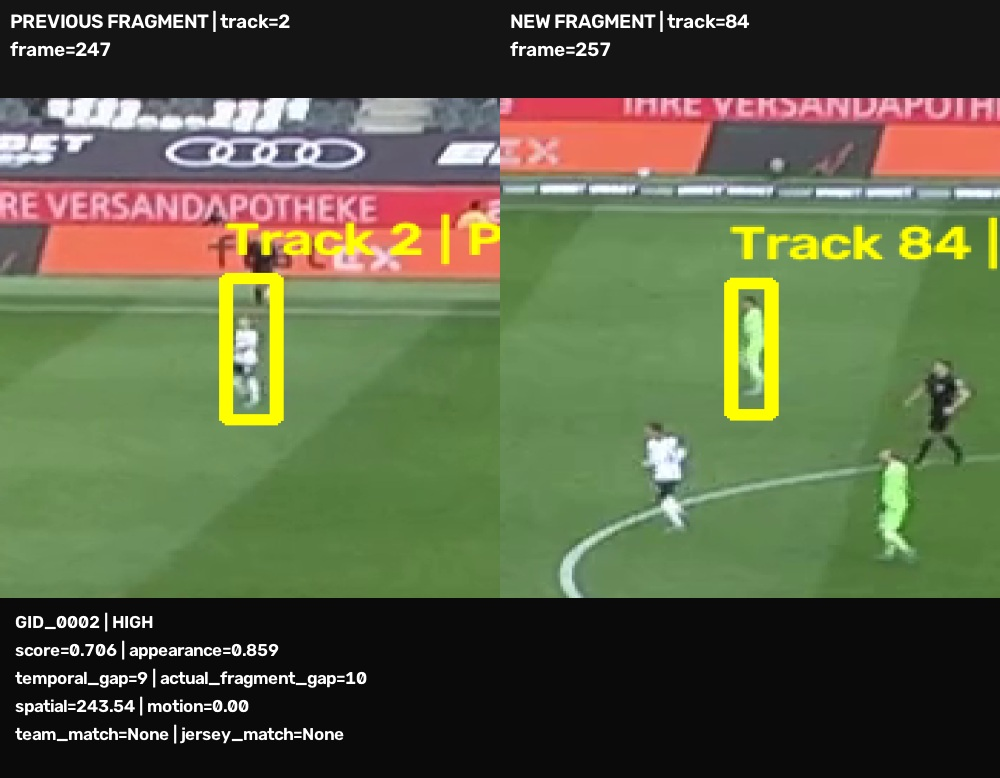
#> input picture 001_GID_0002_prev_2_current_84_high.jpg, 1000 x 778 px
$ python -i detection.py   (imports and definitions only)
#> lines starting #> are read from the running program, lines starting #| are printed output that depends on the picture; after the words box and inside, x2 and y2 are one past the last pixel; in counts of white or black regions, pixels touching at a corner belong together
#> further down, picture is the input picture: shape (778, 1000, 3); mean B, G, R 68.1, 96.8, 90.6
"""
Stage 1 of the CV pipeline: player/ball detection.

Standalone - no Django/Celery/database. Run it by hand against a clip
before trusting it in the full pipeline:

    python -m ai_engine.detection <video_path> <output_dir>

Design decisions baked in from earlier testing (kept here so the reasons
aren't lost):

  - imgsz=1280 (not YOLO's 640 default): broadcast/wide-angle football
    footage has small/distant players that get lost entirely at 640px -
    there's no detection to threshold-tune if the resolution already
    destroyed the pixel detail. This was the actual fix for missed
    small/edge players, not a confidence-threshold change.

  - Split person/ball confidence: the ball needs a much looser threshold
    than a person (small, blurry, low model confidence even when
    genuinely detected). Inference runs at the loose ball threshold,
    then person detections are filtered stricter afterward.

  - Pitch-area filtering, two modes: automatic (green color detection)
    or manual polygon. Automatic FAILS when the technical area shares
    the pitch's turf color (common at local venues) - color segmentation
    literally cannot separate two regions of the same color. Manual
    polygon is the reliable fallback for that case.
"""

import csv
import logging
from pathlib import Path

import cv2
import numpy as np
from ultralytics import YOLO

logger = logging.getLogger(__name__)

COCO_PERSON_CLASS = 0
COCO_BALL_CLASS = 32  # "sports ball"

DEFAULT_MODEL = "yolov8s.pt"
DEFAULT_IMGSZ = 1280

BOX_COLOR_PERSON = (60, 179, 113)
BOX_COLOR_BALL = (0, 215, 255)


def _compute_pitch_mask(frame):
    """
    Automatic pitch detection via green color threshold + largest
    connected region. FAILS (returns None) if the technical area shares
    the pitch's turf color - no color threshold can separate two regions
    of identical color. Use _polygon_pitch_mask() in that case.
    """
    hsv = cv2.cvtColor(frame, cv2.COLOR_BGR2HSV)
#> hsv: shape (778, 1000, 3); mean H, S, V 40.7, 66.1, 107.6
    lower_green = np.array([30, 30, 30])
    upper_green = np.array([90, 255, 255])
    mask = cv2.inRange(hsv, lower_green, upper_green)
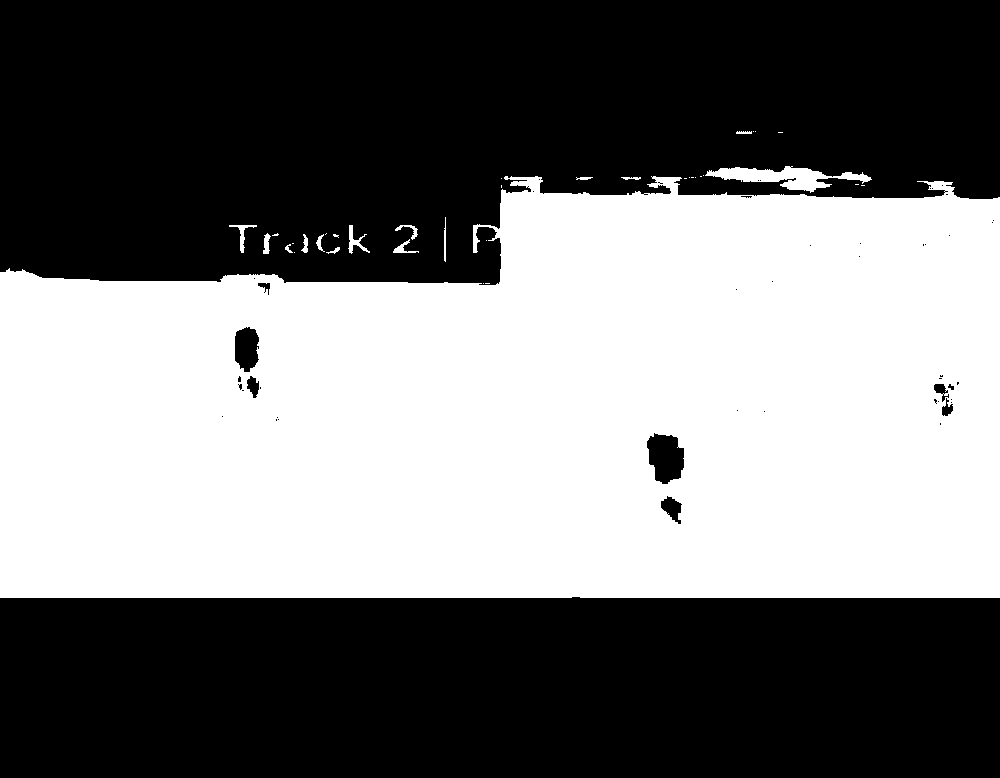
#> mask: shape (778, 1000); 46.4% white; 36 white regions (21 under 20 px), largest, box (x1, y1, x2, y2) and area: (0, 176, 1000, 598) 358304, (705, 166, 872, 193) 1887, (348, 225, 370, 254) 199

    kernel = np.ones((25, 25), np.uint8)
    mask = cv2.morphologyEx(mask, cv2.MORPH_CLOSE, kernel)
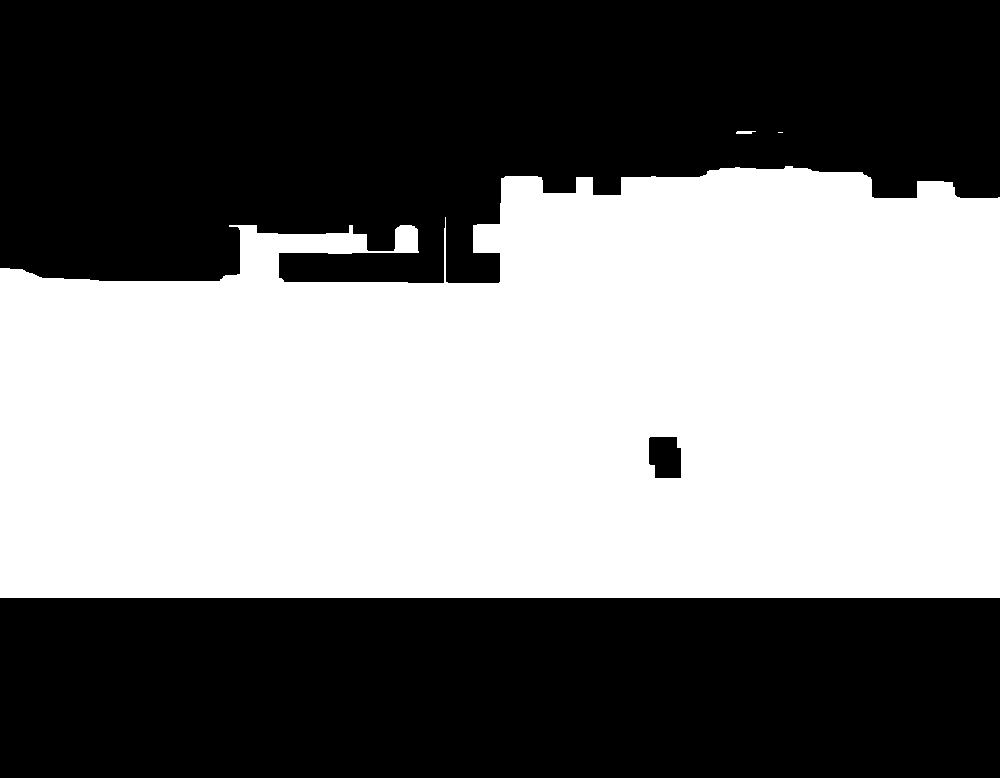
#> mask: shape (778, 1000); 47.8% white; 3 white regions (1 under 20 px), largest, box (x1, y1, x2, y2) and area: (0, 166, 1000, 598) 371660, (736, 131, 756, 134) 51
    mask = cv2.morphologyEx(mask, cv2.MORPH_OPEN, kernel)
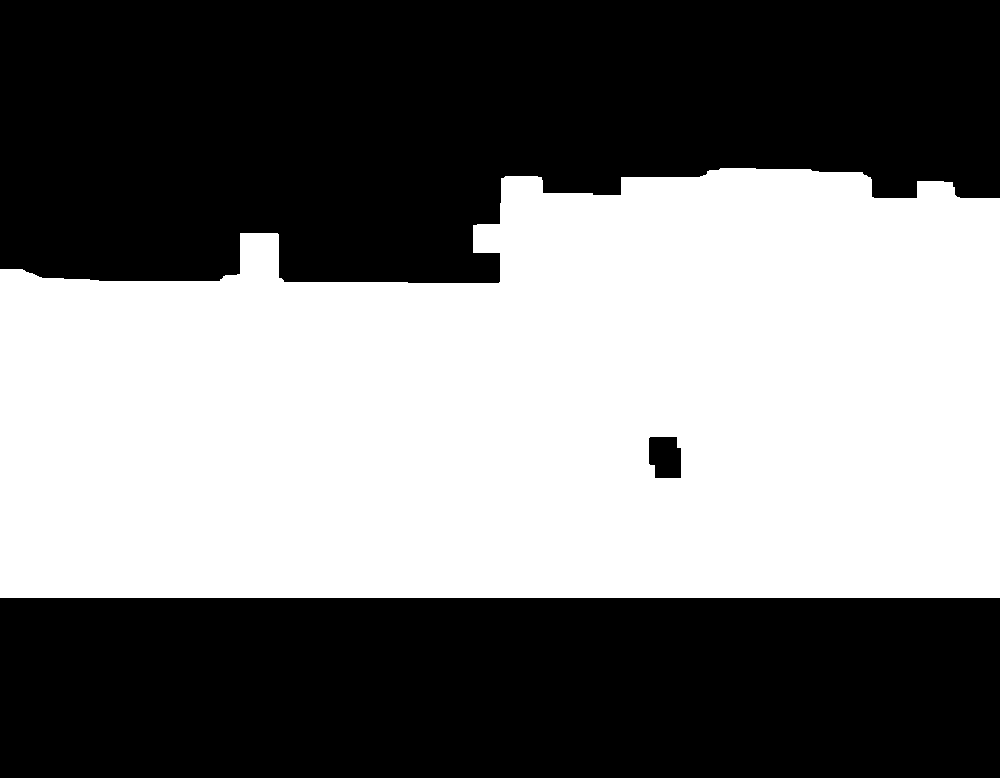
#> mask: shape (778, 1000); 47.4% white; 1 white region

    contours, _ = cv2.findContours(mask, cv2.RETR_EXTERNAL, cv2.CHAIN_APPROX_SIMPLE)
#> contours = 1 contour; box (x1, y1, x2, y2) and area: (0, 168, 1000, 598) 368271
    if not contours:
        return None

    largest = max(contours, key=cv2.contourArea)
#> largest = contour of 119 points, box (x1, y1, x2, y2) (0, 168, 1000, 598), area 368271
    frame_area = frame.shape[0] * frame.shape[1]
#> frame_area = 778000
    if cv2.contourArea(largest) < frame_area * 0.15:
        return None

    pitch_mask = np.zeros(mask.shape, dtype=np.uint8)
    cv2.drawContours(pitch_mask, [largest], -1, 255, thickness=cv2.FILLED)
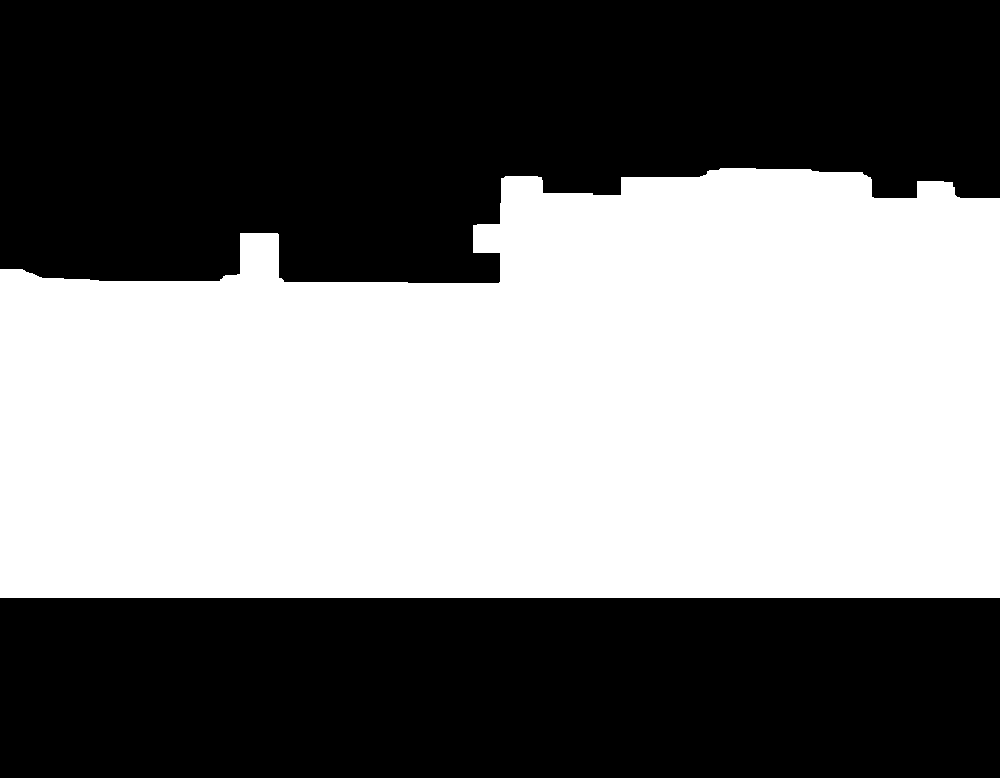
#> pitch_mask: shape (778, 1000); 47.5% white; 1 white region, box (x1, y1, x2, y2) and area: (0, 168, 1000, 598) 369794
    pitch_mask = cv2.dilate(pitch_mask, np.ones((7, 7), np.uint8))
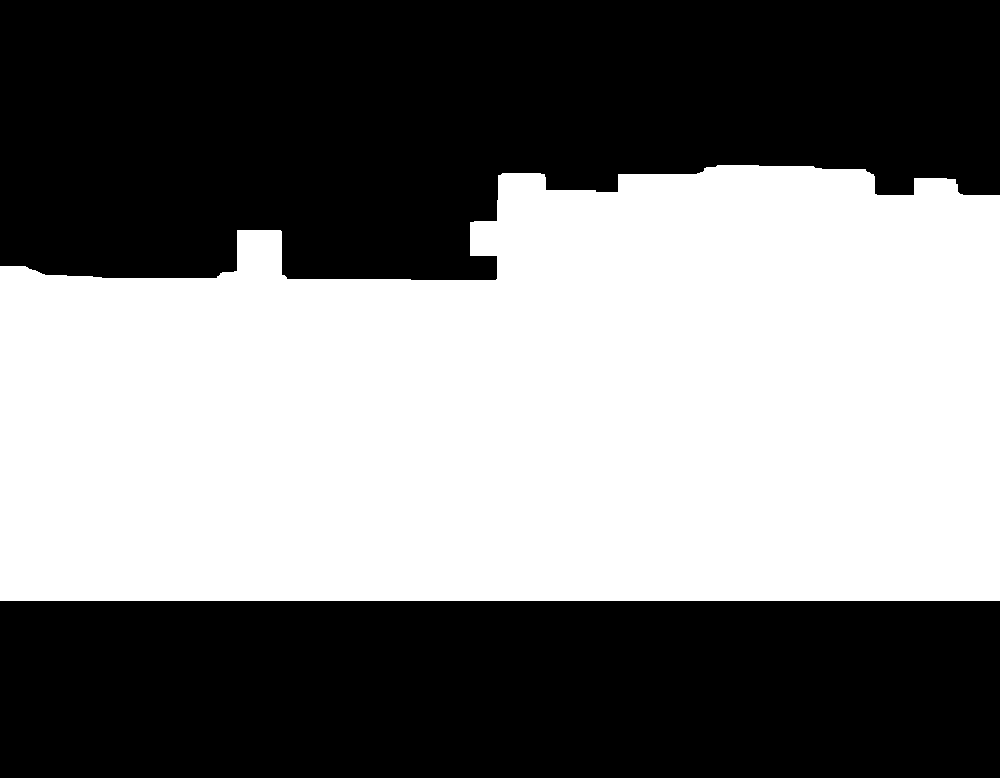
#> pitch_mask: shape (778, 1000); 48.4% white; 1 white region, box (x1, y1, x2, y2) and area: (0, 165, 1000, 601) 376937
    return pitch_mask


# [172 lines left out: functions _polygon_pitch_mask, _point_in_mask, detect_video, not called in this run]


# [27 lines not run here, left out]

>>> import cv2
>>> picture = cv2.imread('../001_GID_0002_prev_2_current_84_high.jpg')
>>> result = _compute_pitch_mask(picture)

$ run again, on contact_sheet_first24.jpg
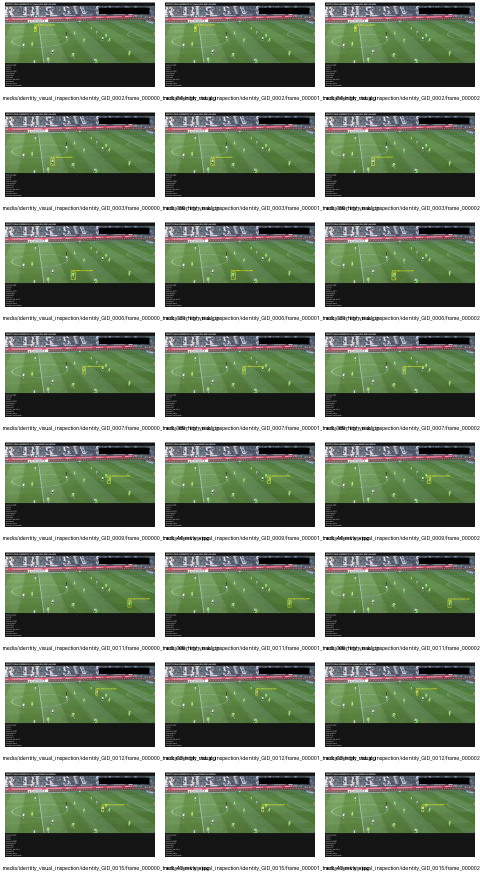
#> input picture contact_sheet_first24.jpg, 960 x 1760 px (shown at 1/2 size)
#> picture is the input picture: shape (1760, 960, 3); mean B, G, R 116.3, 135.9, 123.3
#> hsv: shape (1760, 960, 3); mean H, S, V 40.2, 52.8, 139
#> in _compute_pitch_mask, `mask = cv2.inRange(hsv, lower_green, upper_green)`:
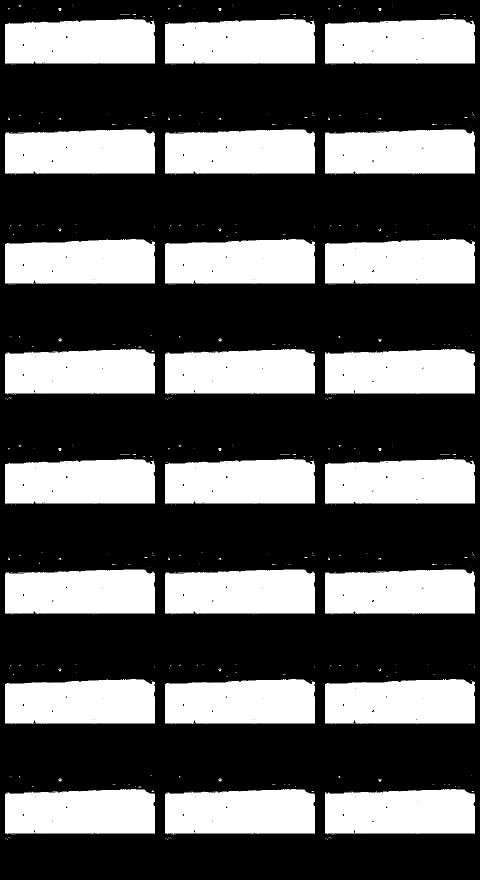
#> mask: shape (1760, 960) (shown at 1/2 size); 36% white; 544 white regions (504 under 20 px), largest, box (x1, y1, x2, y2) and area: (10, 918, 310, 1009) 25283, (10, 38, 310, 129) 25282, (330, 918, 630, 1009) 25282
#> in _compute_pitch_mask, `mask = cv2.morphologyEx(mask, cv2.MORPH_OPEN, kernel)`:
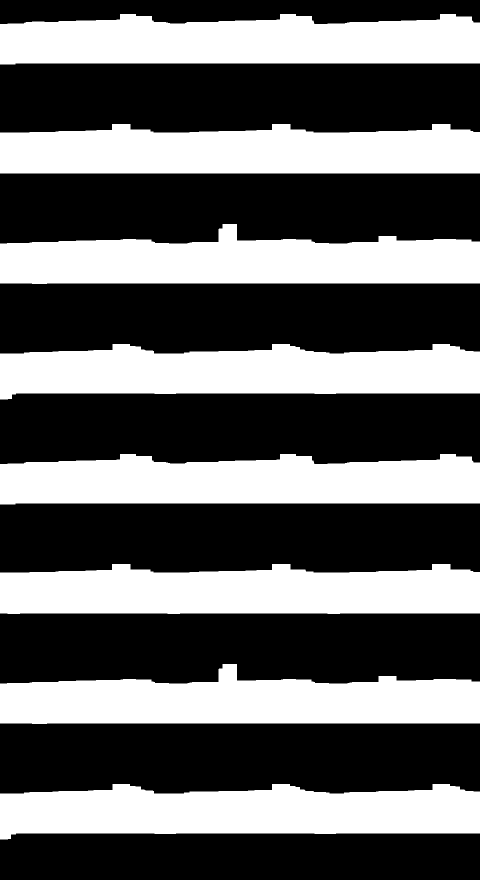
#> mask: shape (1760, 960) (shown at 1/2 size); 39.3% white; 8 white regions
#> contours = 8 contours; box (x1, y1, x2, y2) and area: (0, 688, 960, 799) 82178, (0, 1568, 960, 1679) 82160, (0, 28, 960, 129) 82020, (0, 908, 960, 1009) 81994, (0, 1328, 960, 1448) 81888, (0, 448, 960, 568) 81888, (0, 1128, 960, 1228) 81774, (0, 248, 960, 347) 81700
#> largest = contour of 114 points, box (x1, y1, x2, y2) (0, 688, 960, 799), area 82178
